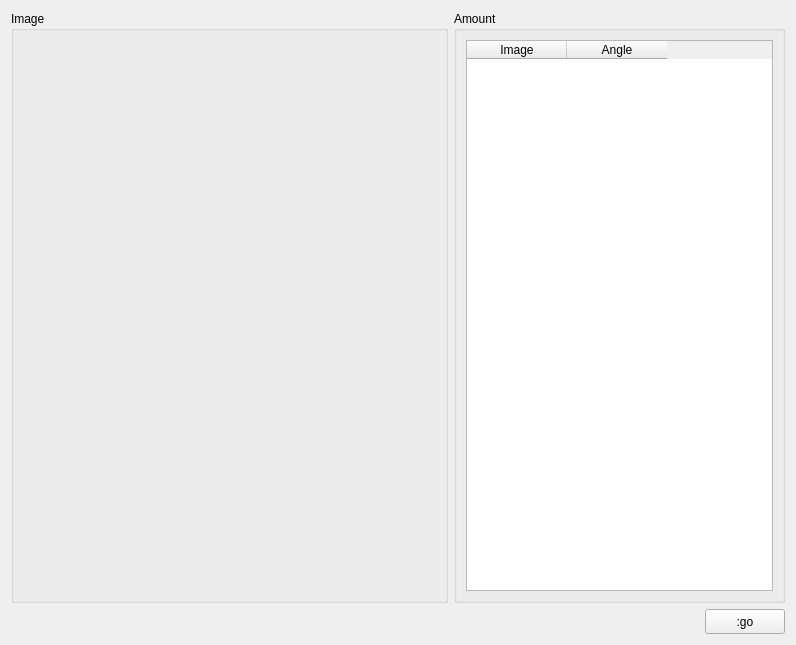
<?xml version="1.0" encoding="UTF-8"?>
<ui version="4.0">
 <class>FormRotate</class>
 <widget class="QWidget" name="FormRotate">
  <property name="geometry">
   <rect>
    <x>0</x>
    <y>0</y>
    <width>792</width>
    <height>643</height>
   </rect>
  </property>
  <property name="windowTitle">
   <string>Rotate</string>
  </property>
  <layout class="QGridLayout" name="gridLayout_3">
   <item row="0" column="0">
    <widget class="QGroupBox" name="groupBox">
     <property name="minimumSize">
      <size>
       <width>437</width>
       <height>592</height>
      </size>
     </property>
     <property name="title">
      <string>Image</string>
     </property>
    </widget>
   </item>
   <item row="0" column="1">
    <widget class="QGroupBox" name="groupBox_2">
     <property name="minimumSize">
      <size>
       <width>331</width>
       <height>0</height>
      </size>
     </property>
     <property name="maximumSize">
      <size>
       <width>331</width>
       <height>16777215</height>
      </size>
     </property>
     <property name="title">
      <string>Amount</string>
     </property>
     <layout class="QGridLayout" name="gridLayout">
      <item row="0" column="0">
       <widget class="QTableWidget" name="tableWidgetAmount">
        <property name="editTriggers">
         <set>QAbstractItemView::NoEditTriggers</set>
        </property>
        <property name="selectionMode">
         <enum>QAbstractItemView::SingleSelection</enum>
        </property>
        <property name="selectionBehavior">
         <enum>QAbstractItemView::SelectRows</enum>
        </property>
        <column>
         <property name="text">
          <string>Image</string>
         </property>
        </column>
        <column>
         <property name="text">
          <string>Angle</string>
         </property>
        </column>
       </widget>
      </item>
     </layout>
    </widget>
   </item>
   <item row="1" column="0" colspan="2">
    <layout class="QGridLayout" name="gridLayout_2">
     <item row="0" column="0">
      <spacer name="horizontalSpacer">
       <property name="orientation">
        <enum>Qt::Horizontal</enum>
       </property>
       <property name="sizeHint" stdset="0">
        <size>
         <width>519</width>
         <height>20</height>
        </size>
       </property>
      </spacer>
     </item>
     <item row="0" column="1">
      <widget class="QPushButton" name="pushButtonGo">
       <property name="minimumSize">
        <size>
         <width>80</width>
         <height>25</height>
        </size>
       </property>
       <property name="maximumSize">
        <size>
         <width>80</width>
         <height>25</height>
        </size>
       </property>
       <property name="text">
        <string>:go</string>
       </property>
      </widget>
     </item>
    </layout>
   </item>
  </layout>
 </widget>
 <resources/>
 <connections/>
</ui>
